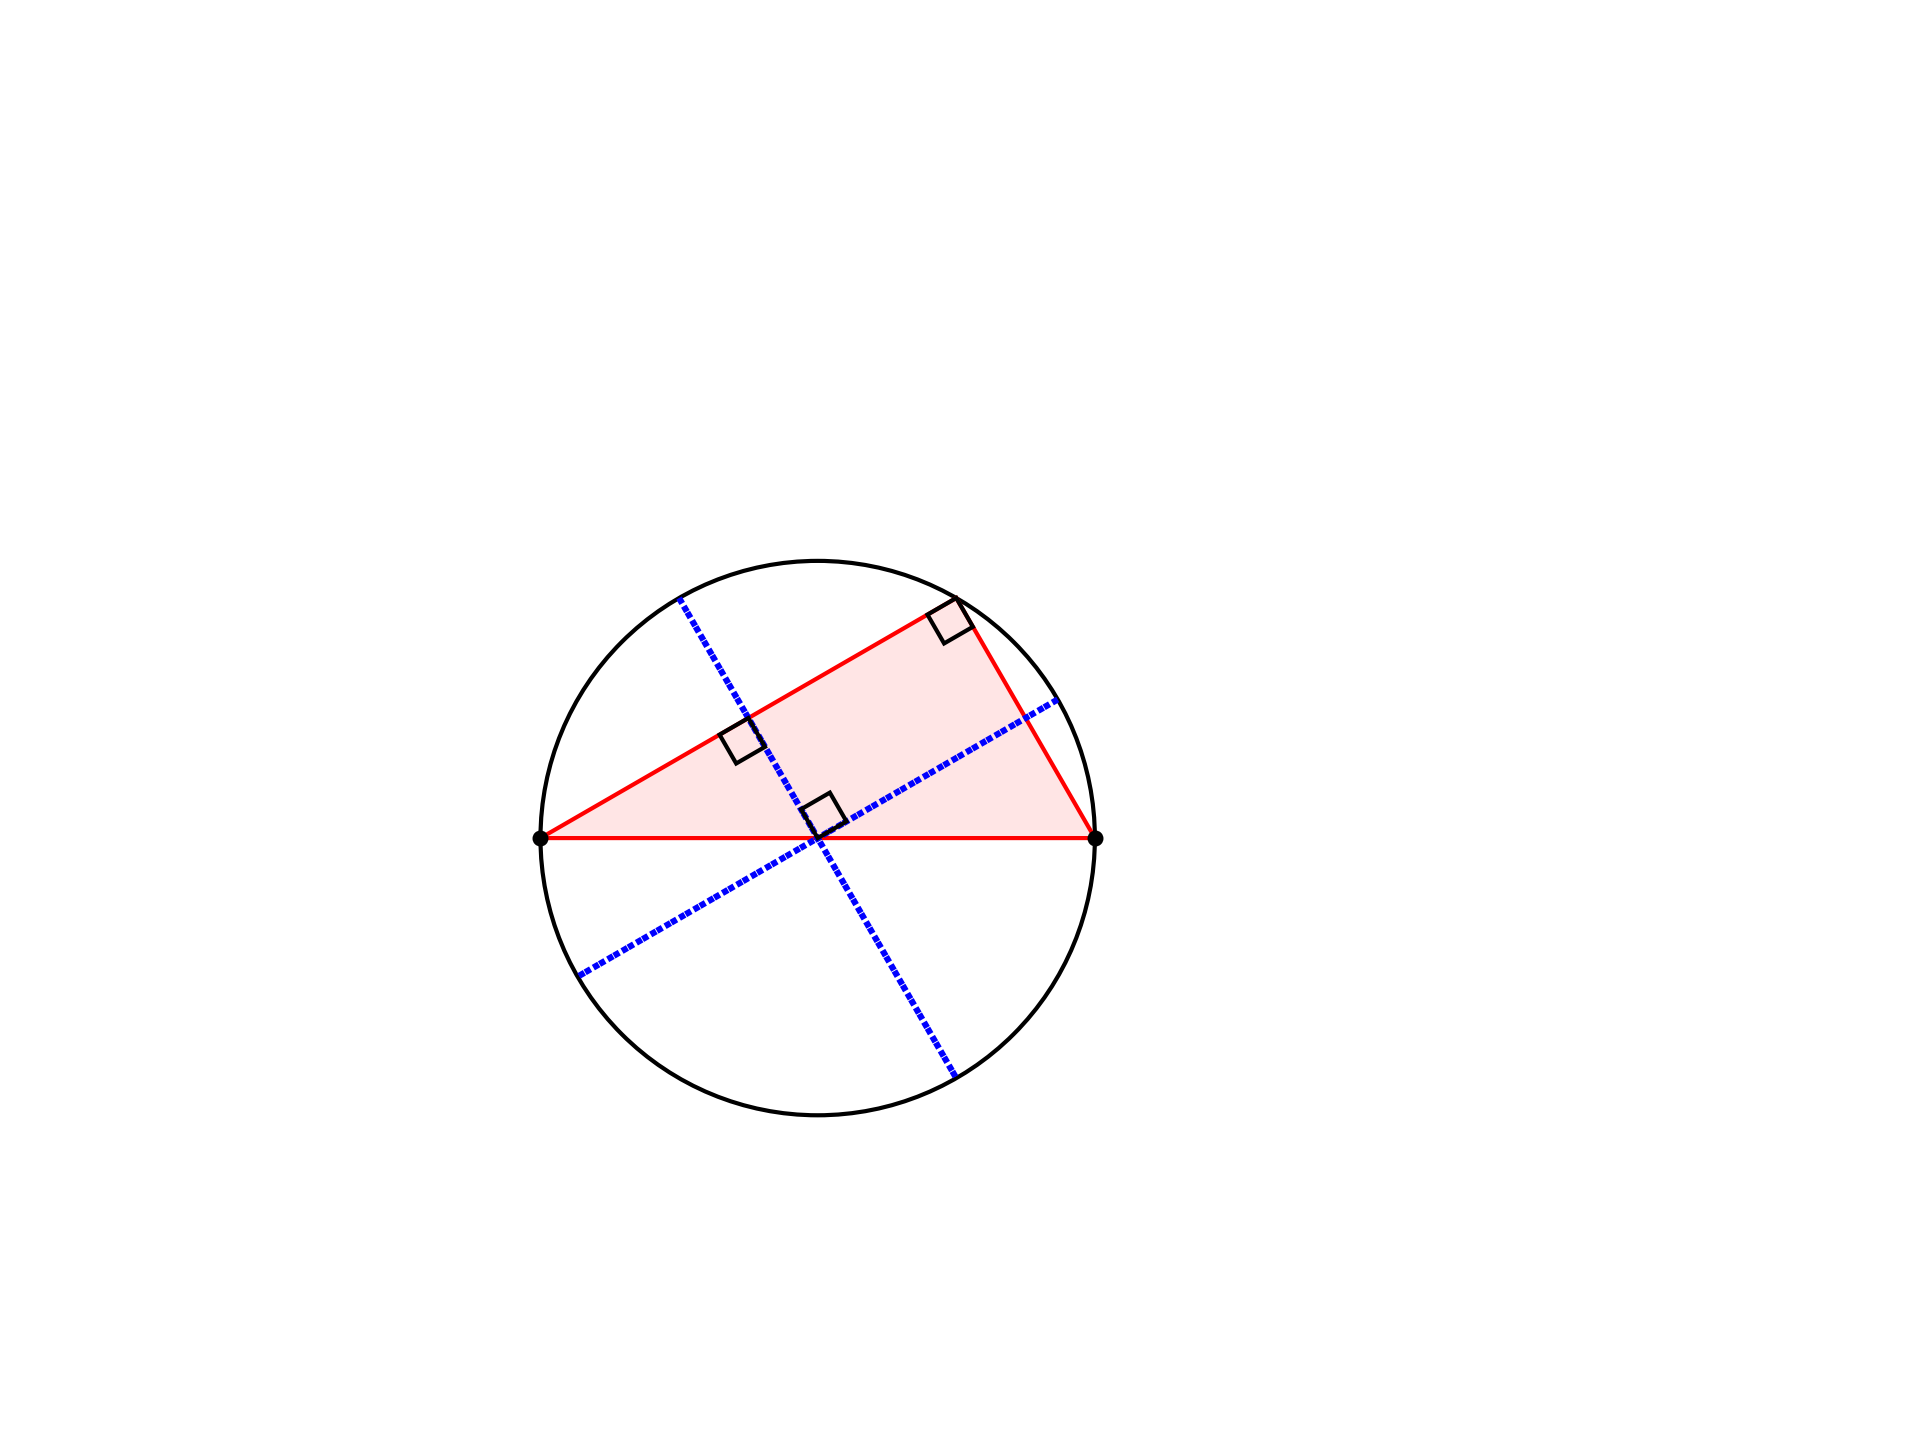

This figure's Python source:
import sys,math
import matplotlib.pyplot as plt
import numpy as np

# contrary to best practice
# import *all* the symbols from the library
import geometry as geo
from geometry import *

fig, ax = geo.init()
ax.set(xlim=(0,100), ylim=(0,100))

'''
circle = plt.Circle(
    (Q.x,Q.y),r,fc='none',ec='k')
ax.add_patch(circle)
'''

'''
gtr =  get_standard_triangle
scp =  scatter_points
dls =  draw_line_segment
dlss = draw_line_segments
fpg =  fill_polygon
opg =  outline_polygon
gpf =  get_point_by_fractional_length
gpp =  get_perp_at_point_by_fractional_length
gcc =  get_circumcircle
goa =  get_orthocenter_and_altitudes
gcm =  get_centroid_and_medians
gib =  get_incenter_and_bisectors
xll =  get_intersection_for_two_lines
xlc =  get_intersection_line_segment_circle
xcc =  get_intersection_circle_circle
bae =  bisect_angle_Euclid
rpa =  rotate_points_around_center_by_angle
mvp =   translate_points
sct =  scale_triangle
mka =   mark_angle
mra =  mark_right_angle
grl  =  get_rectangle_for_line
'''

A,B = geo.Point(10,40), geo.Point(60,40)
Q = gpf([A,B],0.5)
r = geo.get_length([A,Q])
ax.add_patch(plt.Circle(
    (Q.x,Q.y),r,fc='none',ec='k'))


C = get_point_on_circle_at_distance_for_point([Q,r],25,B)[0]
fpg(ax,[A,B,C])
opg(ax,[A,B,C])

#lss(ax,[[A,B]],ec='r')

D = gpf([B,C],0.5)
S,T = xlc([D,Q],[Q,r])
dls(ax,[S,T],ec='b',ls=':',lw=1.5)

rL = gpp([S,Q],1.0)
U,V = xlc(rL,[Q,r])
dls(ax,[U,V],ec='b',ls=':',lw=1.5)

P = xll([S,T],[B,C])
#sp(ax,[P])
R = xll([U,V],[A,C])
#scp(ax,[R])


#sp(ax,[A,B,C,Q])
scp(ax,[A,B])

box = mra(R,[A,Q])
opg(ax,box,ec='k')
box = mra(C,[A,B])
opg(ax,box,ec='k')
box = mra(Q,[R,S])
opg(ax,box,ec='k')

#----------

plt.gca().set_axis_off()
ofn = '/Users/telliott/Desktop/Pyth_another.png'
plt.savefig(ofn, dpi=300)